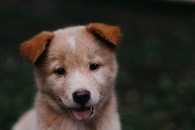
#> input picture 01-Opening-Images-with-OpenCV/new_pic.jpg, 195 x 130 px
$ jupyter execute '01-Opening-Image-Files-with OpenCV .ipynb'
#> lines starting #> are read from the running program, lines starting #| are printed output that depends on the picture
# Opening Image Files with OpenCV

[cell 1]
import cv2

img = cv2.imread('new_pic.jpg',cv2.IMREAD_GRAYSCALE)
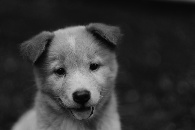
#> img: shape (130, 195); min 0, max 205, mean 52.6

cv2.imshow('window_name',img)

cv2.waitKey()
